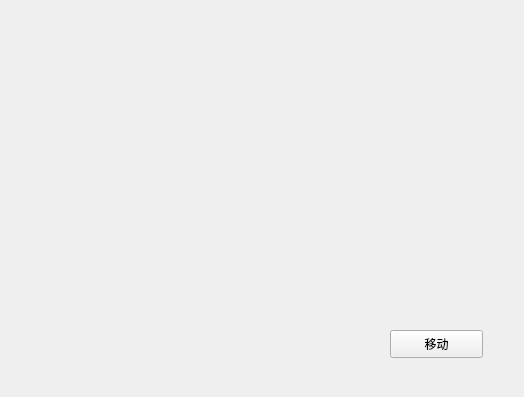
<?xml version="1.0" encoding="UTF-8"?>
<ui version="4.0">
 <class>Widget</class>
 <widget class="QWidget" name="Widget">
  <property name="geometry">
   <rect>
    <x>0</x>
    <y>0</y>
    <width>524</width>
    <height>397</height>
   </rect>
  </property>
  <property name="windowTitle">
   <string>Widget</string>
  </property>
  <widget class="QPushButton" name="btn">
   <property name="geometry">
    <rect>
     <x>390</x>
     <y>330</y>
     <width>93</width>
     <height>28</height>
    </rect>
   </property>
   <property name="text">
    <string>移动</string>
   </property>
  </widget>
 </widget>
 <layoutdefault spacing="6" margin="11"/>
 <resources/>
 <connections/>
</ui>
